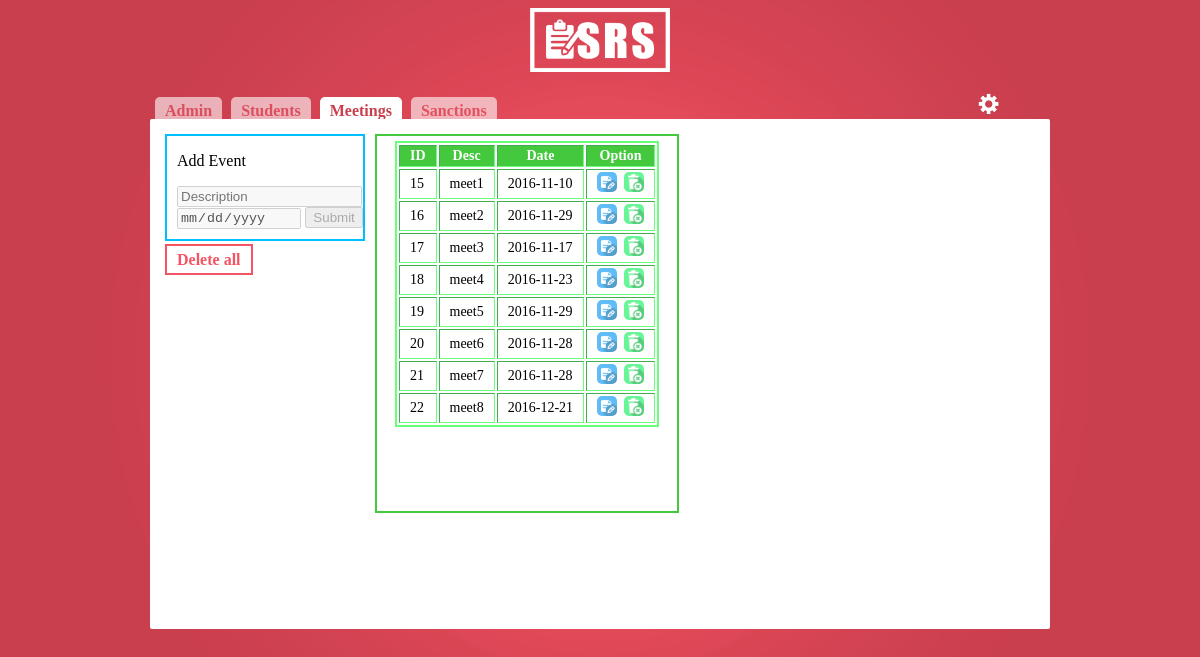
The page /pages/meeting.php (signed in) on the database its author committed.
### tables this page shows
CREATE TABLE `meeting` (
  `m_id` int(11) NOT NULL,
  `description` varchar(11) NOT NULL,
  `m_date` varchar(11) NOT NULL
);

### process/functions.php (called while the page is built, shortened)
<?php
 function connect(){
 	$db = new PDO("mysql:host=localhost;dbname=sad","root","", array(
 		PDO::MYSQL_ATTR_INIT_COMMAND => "SET NAMES UTF8",
 		PDO::MYSQL_ATTR_USE_BUFFERED_QUERY => TRUE,
 		PDO::MYSQL_ATTR_LOCAL_INFILE => TRUE,
 		PDO::MYSQL_ATTR_USE_BUFFERED_QUERY));
 	return $db;
 }
function getmeet(){
	$db = connect();
	$sth = $db->prepare("SELECT * From meeting");
	$sth->execute();
	$results = $sth->fetchAll(PDO::FETCH_OBJ);
	return $results;
}

### pages/meeting.php (the view, shortened to what this page needs)
<?php
include "../process/functions.php";
$db = connect();
$sth = $db->prepare("SELECT DISTINCT description From meeting");
	$sth->execute();
	$results = $sth->rowCount();
$arraycount = $results;
if($arraycount > 7){
	$dis = "disabled";
}
else{
	$dis = "none";
}
$array = getmeet();
?>
<!DOCTYPE html>
<html>
<head>
	<link href = "../css/main.css" rel = "stylesheet">
</head>
<body background="../img/bc.png">
	<div class="banner">
		<div class="logo"><img src="../img/s.png"></div>
	</div>
	<div class="container">
		<div class="innerbanner">
		<ul>
			<li><a class="students" href="admin.php">Admin</a></li>
			<li><a class="meetings" href="student.php">Students</a></li>
			<li class="admin">Meetings</li>
			<li><a class="sanctions" href="sanction.php">Sanctions</a></li>
			<div class="diff"><li><a href=""><img src="../img/set.png"></a>
			</li></div>
		</ul>
		</div>
		<div class="contentbox">
		<div class="innerbox1">
		<form class="regform" method="POST" action="../process/registerprocess.php">
		<p>Add Event</p>
		<input type="text" name="desc" placeholder="Description" required maxlength="11" <?php echo $dis;?>
		pattern="[a-zA-Z]{.11}" title="Format: aA">
		<input type="date" name="dato"  required="required" maxlength="11" placeholder="yyyy-dd-mm" <?php echo $dis;?>>
		<input type="submit" name="sub" <?php echo $dis;?>>
		</form>
		<a href="meeting.php?action=deleteall" onclick="return confirm('Are you sure?')">Delete all</a>
		</div>
			<div class="innerbox6">
				<table class="table1" border="2">
					<tr>
						<th>ID</th>
						<th>Desc</th>
						<th>Date</th>
						<th>Option</th>
					</tr>
					<?php foreach ($array as $g):?>
					<tr>
						<td><?php echo  $g->m_id; ?></td>
						<td><?php echo  $g->description; ?></td>
						<td><?php echo  $g->m_date; ?></td>
						<td><a href="../process/pass1.php?id=<?php echo $g->m_id;?>">
						<img src="../img/edit.png">&nbsp</a>
						<a href="meeting.php?id=<?php echo $g->m_id;?>
						&action=delete" onclick="return confirm('Are you sure?')">
						<img src="../img/delete.png"></a>
						</td>
					</tr>
					<?php endforeach;?>
				</table>
			</div>
		</div>
	</div>
</body>
</html>

### css/main.css (style rules this page uses)
body { background-size: cover; font-family: tahoma; }
a { text-decoration: none; }
.logo { margin: 0 auto; margin-bottom: 10px; width: 200px; height: 80px; }
.logo img { display: block; margin: 0 auto; width: 70%; height: 80%; bottom: 100px; }
.container { margin: 0px auto; height: 500px; width: 900px; }
.banner { margin: 0px auto; height: 70px; width: 400px; }
.container ul li { display: inline-block; list-style: none; margin-left: 5px; font-weight: bold; }
.diff { display: inline-block; margin-left: 470px; }
.admin { background-color: white; color: #ca3f4e; padding: 5px 10px; border-radius: 5px; }
.students { color: #e65868; background-color: white; padding: 5px 10px; border-radius: 5px; opacity: .6; }
.meetings { color: #e65868; background-color: white; padding: 5px 10px; border-radius: 5px; opacity: .6; }
.sanctions { color: #e65868; background-color: white; padding: 5px 10px; border-radius: 5px; opacity: .6; }
.innerbanner { position: relative; height: 50px; width: 900px; }
.contentbox { position: relative; margin: 0 auto; height: 500px; border-radius: 2px; background-color: white; margin-top: -25px; padding: 5px 5px; }
.innerbanner img { position: relative; margin-left: 0px; margin-top: -3px; width: 25px; height: 25px; -webkit-transition: -webkit-transform 2s; transition: transform 2s; }
.innerbanner ul { padding: 0px 0px !important; }
.table1 { border: solid 2px #67ff7c; margin: 0 auto; font-size: 14px; }
.table1 th { padding: 2px 10px; background-color: #44c83e; color: white; }
.table1 td { padding: 2px 10px; }
.innerbox1 { position: relative; width: 200px; height: 400px; left: 10px; top: 10px; }
.innerbox6 { position: relative; left: 220px; top: -390px; width: 300px; height: 370px; overflow: auto; border: 2px solid #44c83e; padding-top: 5px; }
.regform { position: inline-block; border: 2px solid #00BFFF; padding-left: 10px; padding-bottom: 10px; }
.innerbox1 a { position: relative; top: 10px; background-color: white; color: #f55465; width: 100px; height: 30px; border: 2px solid; font-weight: bold; cursor: pointer; padding: 5px 10px; }
.table1 a img { width: 20px; height: 20px; border-radius: 5px; }

### rows shown on the page
meeting: m_id "15", description "meet1", m_date "2016-11-10"
meeting: m_id "16", description "meet2", m_date "2016-11-29"
meeting: m_id "17", description "meet3", m_date "2016-11-17"
meeting: m_id "18", description "meet4", m_date "2016-11-23"
meeting: m_id "19", description "meet5", m_date "2016-11-29"
meeting: m_id "20", description "meet6", m_date "2016-11-28"
meeting: m_id "21", description "meet7", m_date "2016-11-28"
meeting: m_id "22", description "meet8", m_date "2016-12-21"
